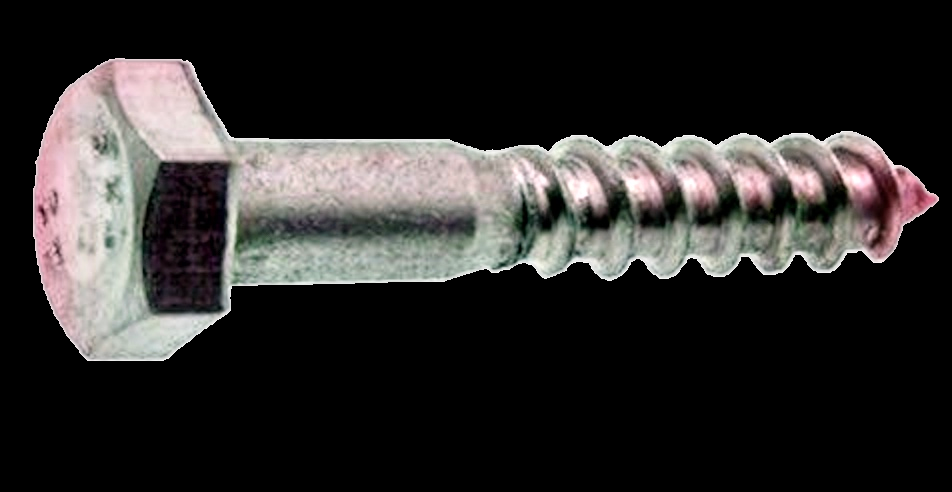
#> input picture 7_semester/Системы технического зрения на производстве/ЛР4/data/lag.png, 952 x 492 px
$ python process_lr4.py   (older library calls are emulated)
#> lines starting #> are read from the running program, lines starting #| are printed output that depends on the picture; after the words box and inside, x2 and y2 are one past the last pixel; in counts of white or black regions, pixels touching at a corner belong together
# -*- coding: utf-8 -*-
"""Расчёт признаков ЛР4. В текст отчёта не входит."""

import json
from collections import deque
from pathlib import Path

import cv2
import matplotlib

matplotlib.use("Agg")
import matplotlib.pyplot as plt
import numpy as np

ROOT = Path(__file__).resolve().parent
DATA = ROOT / "data" / "lag.png"
RES = ROOT / "results"
WORK_SIDE = 960


def imread(path: Path) -> np.ndarray:
    data = np.fromfile(path, dtype=np.uint8)
    image = cv2.imdecode(data, cv2.IMREAD_COLOR)
#> image is the input picture: shape (492, 952, 3); mean B, G, R 43.8, 44.8, 46.9
    if image is None:
        raise SystemExit(f"Не прочитан кадр: {path}")
    return image


def imwrite(path: Path, image: np.ndarray) -> None:
    suffix = path.suffix.lower()
    ext = ".jpg" if suffix in {".jpg", ".jpeg"} else suffix
    ok, encoded = cv2.imencode(ext, image)
    if not ok:
        raise SystemExit(f"Не записан кадр: {path}")
    encoded.tofile(path)


def to_gray(bgr: np.ndarray) -> np.ndarray:
    rgb = cv2.cvtColor(bgr, cv2.COLOR_BGR2RGB).astype(np.float32)
    y = 0.2126 * rgb[:, :, 0] + 0.7152 * rgb[:, :, 1] + 0.0722 * rgb[:, :, 2]
    return np.clip(np.round(y), 0, 255).astype(np.uint8)


def close_color(current, neighbor, lo, up) -> bool:
    diff = neighbor.astype(np.int16) - current.astype(np.int16)
    return bool(np.all(diff >= -lo) and np.all(diff <= up))


def check_bottom_neighbor(field, img, row, col, n_rows, lo, up):
    if row + 1 >= n_rows:
        return None
    if field[row + 1, col] == 1:
        return None
    if close_color(img[row, col], img[row + 1, col], lo, up):
        field[row + 1, col] = 1
        return (row + 1, col)
    return None


def check_top_neighbor(field, img, row, col, lo, up):
    if row - 1 < 0:
        return None
    if field[row - 1, col] == 1:
        return None
    if close_color(img[row, col], img[row - 1, col], lo, up):
        field[row - 1, col] = 1
        return (row - 1, col)
    return None


def check_left_neighbor(field, img, row, col, lo, up):
    if col - 1 < 0:
        return None
    if field[row, col - 1] == 1:
        return None
    if close_color(img[row, col], img[row, col - 1], lo, up):
        field[row, col - 1] = 1
        return (row, col - 1)
    return None


def check_right_neighbor(field, img, row, col, n_cols, lo, up):
    if col + 1 >= n_cols:
        return None
    if field[row, col + 1] == 1:
        return None
    if close_color(img[row, col], img[row, col + 1], lo, up):
        field[row, col + 1] = 1
        return (row, col + 1)
    return None


def flood_own(img, seed_row, seed_col, lo, up):
    n_rows, n_cols = img.shape[:2]
    field = np.zeros((n_rows, n_cols), np.uint8)
    field[seed_row, seed_col] = 1
    queue = deque([(seed_row, seed_col)])
    lo_arr = np.array(lo, np.int16)
    up_arr = np.array(up, np.int16)
    while queue:
        row, col = queue.popleft()
        for nxt in (
            check_bottom_neighbor(field, img, row, col, n_rows, lo_arr, up_arr),
            check_top_neighbor(field, img, row, col, lo_arr, up_arr),
            check_left_neighbor(field, img, row, col, lo_arr, up_arr),
            check_right_neighbor(field, img, row, col, n_cols, lo_arr, up_arr),
        ):
            if nxt is not None:
                queue.append(nxt)
    return field


def largest_contour(binary):
    contours, _ = cv2.findContours(binary, cv2.RETR_EXTERNAL, cv2.CHAIN_APPROX_SIMPLE)
    if not contours:
        return None
    return max(contours, key=cv2.contourArea)


def choose_threshold(gray):
    height, width = gray.shape
    best = None
    for level in range(60, 210, 5):
        _, binary = cv2.threshold(gray, level, 255, cv2.THRESH_BINARY)
        contour = largest_contour(binary)
        if contour is None:
            continue
        area = float(cv2.contourArea(contour))
        x, y, w, h = cv2.boundingRect(contour)
        touches = x <= 1 or y <= 1 or x + w >= width - 1 or y + h >= height - 1
        fraction = area / float(height * width)
        if touches or fraction < 0.05 or fraction > 0.85:
            continue
        mask = np.zeros_like(gray)
        cv2.drawContours(mask, [contour], -1, 255, thickness=-1)
        inside = gray[mask == 255]
        outside = gray[mask == 0]
        if inside.size == 0 or outside.size == 0:
            continue
        contrast = float(inside.mean() - outside.mean())
        if contrast < 15:
            continue
        score = contrast * min(fraction, 0.55)
        if best is None or score > best[0]:
            best = (score, level, area, contrast)
    if best is None:
        raise SystemExit("Порог контура не найден")
    return best[1]


def draw_hog(gray_roi, path):
    roi = cv2.resize(gray_roi, (256, 256), interpolation=cv2.INTER_AREA)
    gx = cv2.Sobel(roi, cv2.CV_32F, 1, 0, ksize=1)
    gy = cv2.Sobel(roi, cv2.CV_32F, 0, 1, ksize=1)
    mag, ang = cv2.cartToPolar(gx, gy, angleInDegrees=True)
    cell = 16
    bins = 9
    fig, axes = plt.subplots(1, 2, figsize=(8.2, 4.1))
    axes[0].imshow(roi, cmap="gray")
    axes[0].set_title("Область объекта")
    axes[0].axis("off")
    axes[1].imshow(roi, cmap="gray")
    dominant = []
    for y in range(0, 256, cell):
        for x in range(0, 256, cell):
            hist = np.zeros(bins, np.float32)
            patch_mag = mag[y : y + cell, x : x + cell]
            patch_ang = ang[y : y + cell, x : x + cell] % 180
            idx = np.clip((patch_ang / 180 * bins).astype(np.int32), 0, bins - 1)
            for bin_id in range(bins):
                hist[bin_id] = patch_mag[idx == bin_id].sum()
            peak = int(hist.argmax())
            direction = (peak + 0.5) * (np.pi / bins)
            length = 6.5
            cx, cy = x + cell / 2, y + cell / 2
            dx, dy = length * np.cos(direction), length * np.sin(direction)
            axes[1].plot([cx - dx, cx + dx], [cy - dy, cy + dy], color="#1F4E79", linewidth=1.1)
            dominant.append(direction)
    axes[1].set_title("HOG, ячейка 16×16")
    axes[1].axis("off")
    fig.tight_layout()
    fig.savefig(path, dpi=140)
    plt.close(fig)
    return float(np.median(dominant) * 180 / np.pi)


def main():
    RES.mkdir(parents=True, exist_ok=True)
    source = imread(DATA)
    src_h, src_w = source.shape[:2]
#> src_h = 492; src_w = 952
    scale = WORK_SIDE / max(src_h, src_w)
#> scale = 1.01
    work = cv2.resize(source, (int(round(src_w * scale)), int(round(src_h * scale))), interpolation=cv2.INTER_AREA)
    height, width = work.shape[:2]
#> height = 496; width = 960
    gray = to_gray(work)
    imwrite(RES / "original.jpg", work)

    low_pair = (40, 110)
    high_pair = (90, 180)
    edges_low = cv2.Canny(gray, *low_pair)
#> edges_low: shape (496, 960); 5.5% white in thin lines or dots, all inside (x1, y1, x2, y2) = (33, 58, 947, 365)
    edges_high = cv2.Canny(gray, *high_pair)
    canny = np.hstack([edges_low, edges_high])
#> canny: shape (496, 1920); 4.2% white in thin lines or dots, all inside (x1, y1, x2, y2) = (33, 58, 1907, 365)
    imwrite(RES / "canny.png", canny)

    level = choose_threshold(gray)
#> the loop in choose_threshold, `for level in range(60, 210, 5):` made 30 passes
#> (area, x, y, w, h, fraction, contrast, score) on pass 1: (143717, 33, 58, 914, 306, 0.302, 148.3, 44.75)
#> (area, x, y, w, h, fraction, contrast, score) on passes 2 to 7: (143647.5, 33, 58, 914, 306, 0.302, 148.3, 44.73), (143474.5, 33, 58, 914, 306, 0.301, 148.3, 44.7), (143354, 33, 58, 914, 306, 0.301, 148.4, 44.67), (143307.5, 33, 58, 914, 306, 0.301, 148.4, 44.66), (143289, 33, 58, 914, 306, 0.301, 148.4, 44.66), (143268.5, 33, 58, 914, 306, 0.301, 148.4, 44.65)
#> after the loop in choose_threshold, `for level in range(60, 210, 5):`: binary: shape (496, 960); 5.5% white; 216 white regions (168 under 20 px), largest, box (x1, y1, x2, y2) and area: (120, 65, 224, 160) 5040, (56, 138, 133, 288) 4802, (186, 61, 890, 169) 3074
#> after the loop in choose_threshold, `for level in range(60, 210, 5):`:
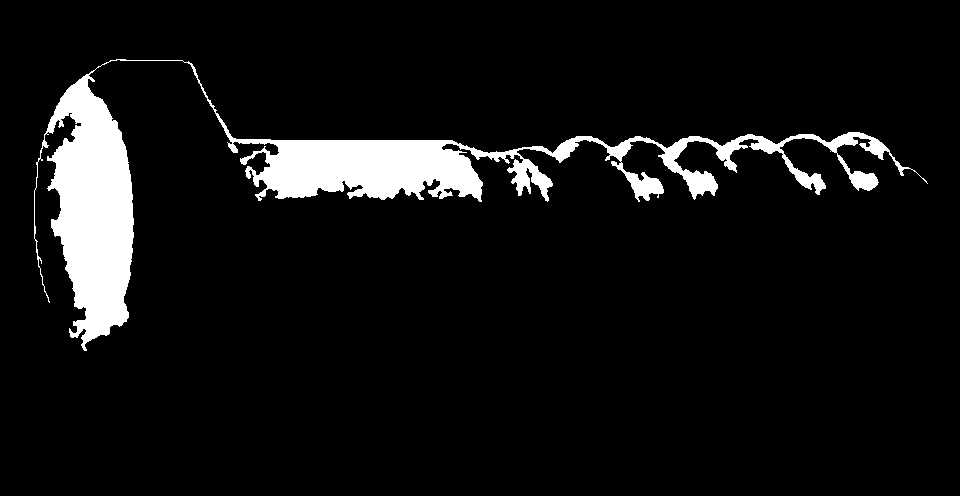
#> mask: shape (496, 960); 7.3% white; 1 white region, box (x1, y1, x2, y2) and area: (34, 59, 928, 351) 34914
#> level = 60
    _, binary = cv2.threshold(gray, level, 255, cv2.THRESH_BINARY)
    kernel = cv2.getStructuringElement(cv2.MORPH_ELLIPSE, (3, 3))
#> kernel = [[0, 1, 0], [1, 1, 1], [0, 1, 0]]
    binary = cv2.morphologyEx(binary, cv2.MORPH_OPEN, kernel)
#> binary: shape (496, 960); 25.8% white; 6 white regions (3 under 20 px)
    contours, _ = cv2.findContours(binary, cv2.RETR_EXTERNAL, cv2.CHAIN_APPROX_SIMPLE)
#> contours = 1 contour; box (x1, y1, x2, y2) and area: (33, 58, 947, 364) 143714
    min_area = 300
    kept = [c for c in contours if cv2.contourArea(c) >= min_area]
#> kept has the same summary as contours
    kept.sort(key=cv2.contourArea, reverse=True)
    main = kept[0]
#> main = contour of 707 points, box (x1, y1, x2, y2) (33, 58, 947, 364), area 143714
    area = float(cv2.contourArea(main))
#> area = 143714.5
    perimeter = float(cv2.arcLength(main, True))
#> perimeter = 2442
    x, y, w, h = cv2.boundingRect(main)
#> x = 33; y = 58; w = 914; h = 306
    hull = cv2.convexHull(main)
#> hull = contour of 39 points, box (x1, y1, x2, y2) (33, 58, 947, 364), area 197048
    solidity = area / float(cv2.contourArea(hull))
#> solidity = 0.729

    drawn = work.copy()
    cv2.drawContours(drawn, [main], -1, (0, 180, 0), 2)
    cv2.rectangle(drawn, (x, y), (x + w, y + h), (0, 0, 220), 2)
    imwrite(RES / "contours.png", drawn)

    moments = cv2.moments(main)
#> moments = moments, m00 143714.5, centre m10/m00, m01/m00 = (408.7, 209.4)
    mask = np.zeros((height, width), np.uint8)
    cv2.drawContours(mask, [main], -1, 255, thickness=-1)
#> mask: shape (496, 960); 30.4% white; 1 white region, box (x1, y1, x2, y2) and area: (33, 58, 947, 364) 144788
    inside = cv2.distanceTransform(mask, cv2.DIST_L2, 5)
    target = float(np.percentile(gray[mask > 0], 55))
#> target = 177
    score = np.where((mask > 0) & (inside > 6), np.abs(gray.astype(np.float32) - target), 1e9)
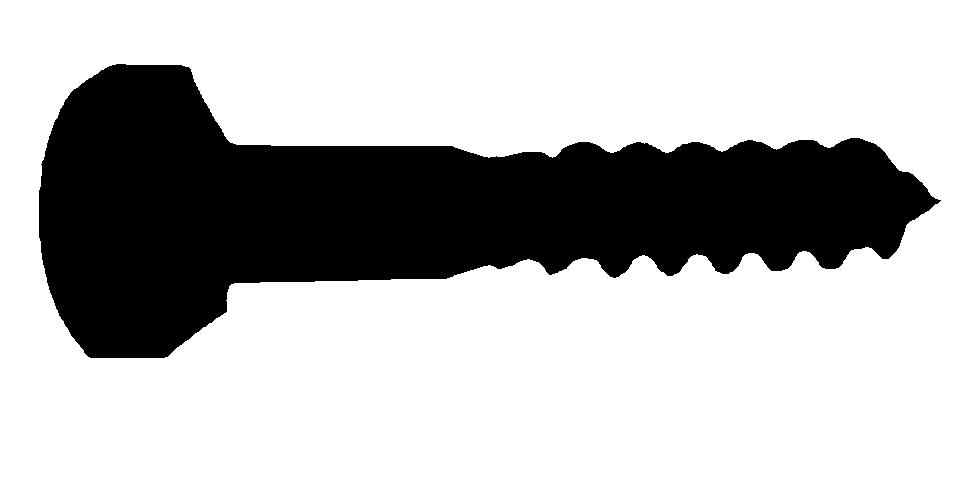
#> score: shape (496, 960) float32; min 0, max 1e+09, mean 724617856; drawn with min black and max white
    seed_row, seed_col = np.unravel_index(int(score.argmin()), score.shape)
#> seed_row = 73; seed_col = 98

    best = None
    for delta in (8, 12, 16, 20, 28, 36, 48):
        canvas = work.copy()
        probe = np.zeros((height + 2, width + 2), np.uint8)
        cv2.floodFill(
            canvas,
            probe,
            (int(seed_col), int(seed_row)),
            (0, 210, 255),
            (delta, delta, delta),
            (delta, delta, delta),
        )
        filled = probe[1:-1, 1:-1] > 0
        probe_area = int(filled.sum())
        outside = int(np.logical_and(filled, mask == 0).sum())
        if probe_area < 200 or outside > 0.02 * probe_area:
            continue
        if best is None or probe_area > best[0]:
            best = (probe_area, delta)
#> this loop made 7 passes
#> (probe_area, outside, best) on passes 4 to 7: (143019, 0, (143019, 20)), (143463, 0, (143463, 28)), (143611, 1, (143611, 36)), (143754, 1, (143754, 48))
#> outside on passes 1 to 3: 0, 0, 0
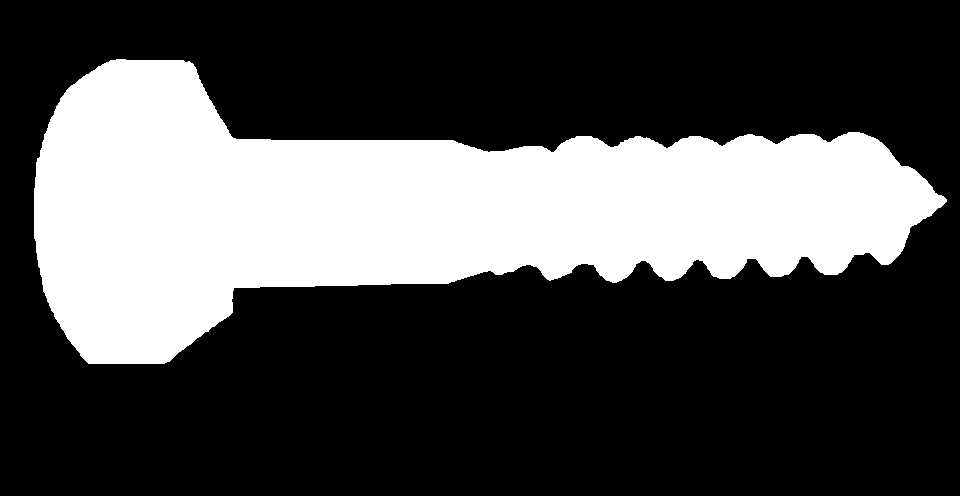
#> filled: shape (496, 960) bool; 30.2% white; 1 white region, box (x1, y1, x2, y2) and area: (34, 59, 947, 364) 143754
    if best is None:
        raise SystemExit("Допуск заливки не найден")
    _, delta = best
#> delta = 48
    lo = up = (delta, delta, delta)
#> lo = (48, 48, 48); up = (48, 48, 48)
    own = flood_own(work, int(seed_row), int(seed_col), lo, up)
#> in flood_own, `lo_arr = np.array(lo, np.int16)`: lo_arr = [48, 48, 48]
#> the loop in flood_own, `while queue:` made 143754 passes
    own_area = int(own.sum())
#> own_area = 143754

    cv_img = work.copy()
    cv_mask = np.zeros((height + 2, width + 2), np.uint8)
    cv2.floodFill(cv_img, cv_mask, (int(seed_col), int(seed_row)), (0, 210, 255), lo, up)
    cv_area = int((cv_mask[1:-1, 1:-1] > 0).sum())
#> cv_area = 143754
    both = int(np.logical_and(own > 0, cv_mask[1:-1, 1:-1] > 0).sum())
#> both = 143754
    either = int(np.logical_or(own > 0, cv_mask[1:-1, 1:-1] > 0).sum())
#> either = 143754
    agree = both / either if either else 0
#> agree = 1
    inside = int(np.logical_and(own > 0, mask > 0).sum())
#> inside = 143753
    union = int(np.logical_or(own > 0, mask > 0).sum())
#> union = 144789
    iou = inside / union if union else 0
#> iou = 0.993

    seed_view = work.copy()
    cv2.circle(seed_view, (int(seed_col), int(seed_row)), 8, (0, 0, 255), -1)
#> seed_view: shape (496, 960, 3); mean B, G, R 43.7, 44.7, 46.9
    own_view = work.copy()
    own_view[own > 0] = (0, 210, 255)
    pair = np.hstack([seed_view, own_view])
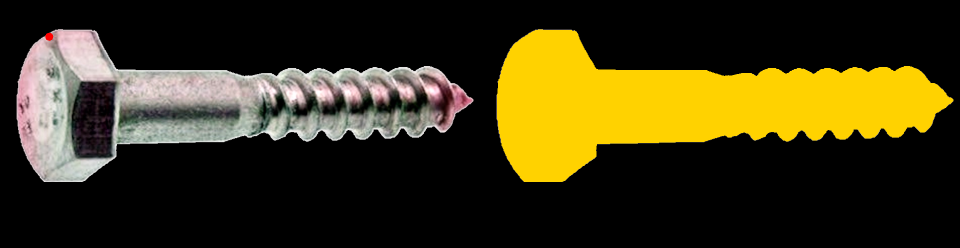
#> pair: shape (496, 1920, 3) (shown at 1/2 size); mean B, G, R 22, 54.2, 62.1
    imwrite(RES / "flood.png", pair)
    imwrite(RES / "flood_cv.png", cv_img)

    orb = cv2.ORB_create(nfeatures=120)
    side = int(np.ceil(np.hypot(width, height))) + 8
#> side = 1089
    y0 = (side - height) // 2
#> y0 = 296
    x0 = (side - width) // 2
#> x0 = 64
    square = np.zeros((side, side, 3), np.uint8)
    square[y0 : y0 + height, x0 : x0 + width] = work
    gray_square = to_gray(square)
    kp1, des1 = orb.detectAndCompute(gray_square, None)
#> kp1 = 120 keypoints; strongest (x, y, size): (812, 556, 31), (867, 553, 53.6), (868, 553, 37.2), (814, 556, 37.2)
    center = (side / 2, side / 2)
#> center = (544.5, 544.5)
    matrix = cv2.getRotationMatrix2D(center, 25, 1.0)
#> matrix = [[0.906, 0.423, -179.1], [-0.423, 0.906, 281.1]]
    rotated = cv2.warpAffine(square, matrix, (side, side), flags=cv2.INTER_LINEAR, borderValue=(0, 0, 0))
    gray_rot = to_gray(rotated)
    kp2, des2 = orb.detectAndCompute(gray_rot, None)
#> kp2 = 120 keypoints; strongest (x, y, size): (792, 442, 31), (843, 415, 53.6), (814, 300, 31), (842, 417, 64.3)
    matcher = cv2.BFMatcher(cv2.NORM_HAMMING, crossCheck=True)
    matches = matcher.match(des1, des2) if des1 is not None and des2 is not None else []
#> matches = 74 matches
    src_pts = np.float32([kp1[m.queryIdx].pt for m in matches]).reshape(-1, 1, 2) if matches else np.zeros((0, 1, 2), np.float32)
#> src_pts = 74 rows, first 8: [613, 576], [296, 432], [634, 568], [777, 572], [616, 447], [893, 437], [786, 441], [1010, 497]
    expected = cv2.transform(src_pts, matrix) if len(matches) else np.zeros((0, 1, 2), np.float32)
#> expected = 74 rows, first 8: [619.9, 544.1], [271.7, 547.6], [635.5, 528], [766.8, 471.2], [568.1, 425.9], [814.9, 299.8], [719.6, 348.6], [946.3, 304.7]
    dst_pts = np.float32([kp2[m.trainIdx].pt for m in matches]).reshape(-1, 1, 2) if matches else np.zeros((0, 1, 2), np.float32)
#> dst_pts = 74 rows, first 8: [620, 544], [272, 548], [636, 528], [767, 471], [568, 426], [814, 300], [719, 349], [946, 304]
    errors = np.linalg.norm(expected - dst_pts, axis=2).ravel() if len(matches) else np.array([])
#> errors = 74 values, max 252.5 at index 14, min 0.126 at index 4, mean 4.41
    inliers = int((errors < 12).sum()) if errors.size else 0
#> inliers = 73

    vis1 = cv2.drawKeypoints(square, kp1, None, color=(0, 180, 0), flags=cv2.DRAW_MATCHES_FLAGS_DRAW_RICH_KEYPOINTS)
    vis2 = cv2.drawKeypoints(rotated, kp2, None, color=(0, 180, 0), flags=cv2.DRAW_MATCHES_FLAGS_DRAW_RICH_KEYPOINTS)
    imwrite(RES / "orb.png", np.hstack([vis1, vis2]))

    harris = cv2.cornerHarris(np.float32(gray), 2, 3, 0.04)
    local = cv2.dilate(harris, np.ones((7, 7), np.uint8))
    peak_mask = (harris == local) & (harris > 0.04 * float(harris.max()))
#> peak_mask: shape (496, 960) bool; 0.02% white in thin lines or dots, all inside (x1, y1, x2, y2) = (36, 59, 947, 356)
    peak_yx = np.column_stack(np.where(peak_mask))
#> peak_yx = 97 pairs, first value 59 to 355, second value 36 to 946
    harris_view = work.copy()
    for row_i, col_i in peak_yx:
        cv2.circle(harris_view, (int(col_i), int(row_i)), 4, (0, 0, 255), 1)
#> this loop made 97 passes
#> (row_i, col_i) on passes 1 to 12: (59, 115), (61, 108), (61, 189), (65, 100), (78, 199), (86, 203), (90, 205), (94, 207), (98, 209), (108, 215), (112, 217), (114, 53)
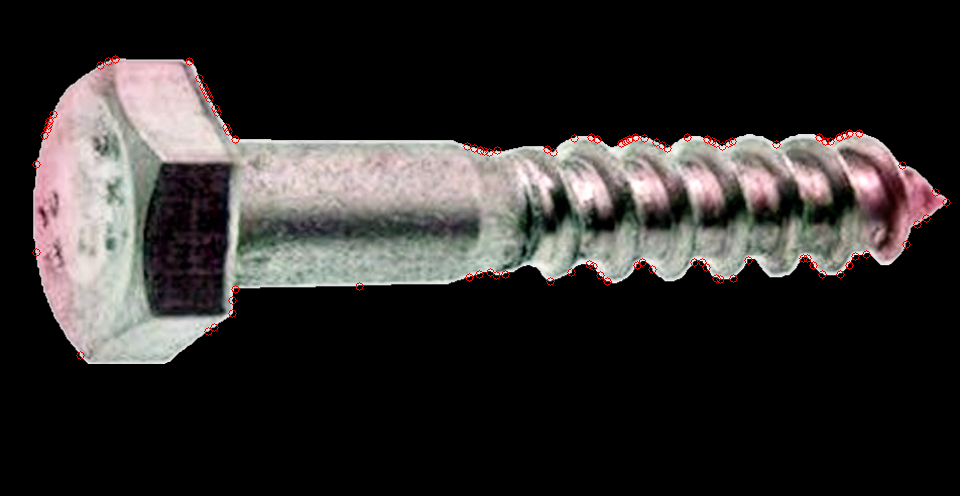
#> harris_view: shape (496, 960, 3); mean B, G, R 43.3, 44.3, 47.5
    imwrite(RES / "harris.png", harris_view)
    harris_count = int(len(peak_yx))
#> harris_count = 97

    metal_pixels = work[mask > 0]
    hist = [np.bincount(metal_pixels[:, channel], minlength=256) for channel in range(3)]
#> hist = 3 items
    means = [float(metal_pixels[:, channel].mean()) for channel in range(3)]
#> means = [143.7, 147.1, 154.1]
    fig, axis = plt.subplots(figsize=(7.2, 3.6))
    colors = ("#3060C0", "#2E8B57", "#C0392B")
    names = ("B", "G", "R")
    for values, color, name in zip(hist, colors, names):
        axis.plot(values, color=color, label=name, linewidth=1.2)
#> this loop made 3 passes
#> (color, name) on passes 1 to 3: ('#3060C0', 'B'), ('#2E8B57', 'G'), ('#C0392B', 'R')
    axis.set_xlim(0, 255)
    axis.set_xlabel("Уровень")
    axis.set_ylabel("Число пикселей")
    axis.legend()
    fig.tight_layout()
    fig.savefig(RES / "hist_rgb.png", dpi=140)
#> figure, not shown here; curve peaks at x = 196, y = 1448; curve peaks at x = 194, y = 1552; curve peaks at x = 202, y = 1203
    plt.close(fig)

    hog_angle = draw_hog(gray[y : y + h, x : x + w], RES / "hog.png")
#> in draw_hog, `mag, ang = cv2.cartToPolar(gx, gy, angleInDegrees=True)`:
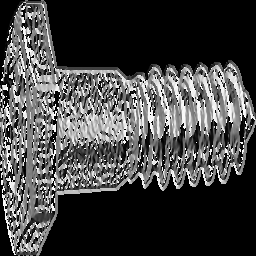
#> ang: shape (256, 256) float32; min 0, max 359.7, mean 95.4; drawn with min black and max white
#> after the loop in draw_hog, `for y in range(0, 256, cell):`: dominant = 256 values, max 2.97 at index 2, min 0.175 at index 3, mean 0.96
#> in draw_hog, `fig.savefig(path, dpi=140)`:
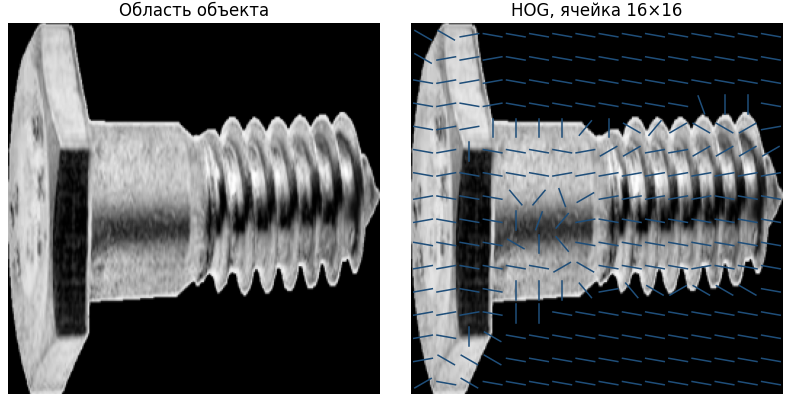
#> figure drawn by matplotlib, 2 panels
#> hog_angle = 10

    metrics = {
        "src_w": src_w,
        "src_h": src_h,
        "width": width,
        "height": height,
        "scale": round(scale, 4),
        "canny_low": low_pair,
        "canny_high": high_pair,
        "edges_low": int((edges_low > 0).sum()),
        "edges_high": int((edges_high > 0).sum()),
        "threshold": int(level),
        "contours_total": len(contours),
        "contours_kept": len(kept),
        "area": round(area, 1),
        "perimeter": round(perimeter, 1),
        "bbox": [int(x), int(y), int(w), int(h)],
        "kept": [
            {
                "area": round(float(cv2.contourArea(c)), 1),
                "perimeter": round(float(cv2.arcLength(c, True)), 1),
                "bbox": [int(v) for v in cv2.boundingRect(c)],
            }
            for c in kept
        ],
        "solidity": round(solidity, 3),
        "seed": [int(seed_col), int(seed_row)],
        "delta": int(delta),
        "own_area": int(own_area),
        "cv_area": int(cv_area),
        "flood_iou_metal": round(float(iou), 3),
        "flood_agree": round(float(agree), 3),
        "orb_src": len(kp1),
        "orb_rot": len(kp2),
        "matches": len(matches),
        "inliers": inliers,
        "harris": harris_count,
        "metal_mean_bgr": [round(v, 1) for v in means],
        "hog_median_deg": round(hog_angle, 1),
    }
    (RES / "metrics.json").write_text(json.dumps(metrics, ensure_ascii=False, indent=2), encoding="utf-8")
    print(json.dumps(metrics, ensure_ascii=False, indent=2))
#> (printed output is left out)


if __name__ == "__main__":
    main()
